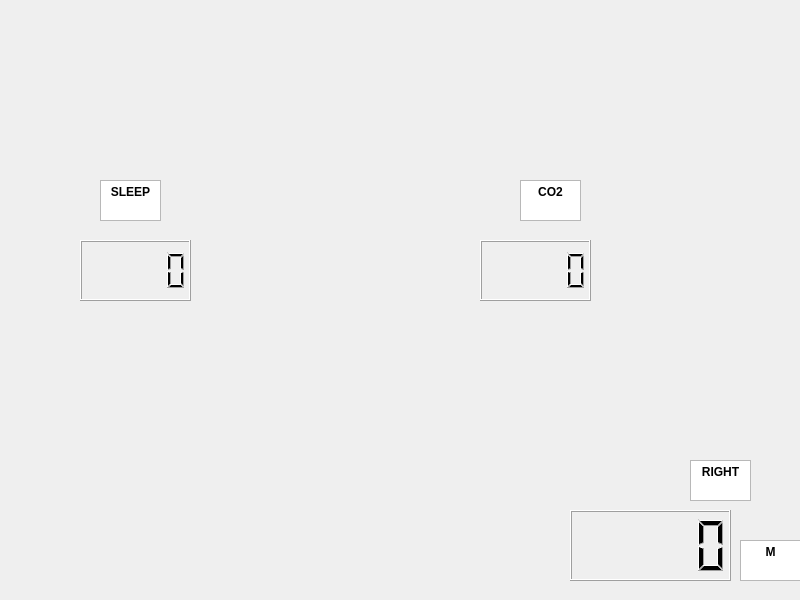
<?xml version="1.0" encoding="UTF-8"?>
<ui version="4.0">
 <class>Widget</class>
 <widget class="QWidget" name="Widget">
  <property name="geometry">
   <rect>
    <x>0</x>
    <y>0</y>
    <width>800</width>
    <height>600</height>
   </rect>
  </property>
  <property name="windowTitle">
   <string>Widget</string>
  </property>
  <widget class="QLCDNumber" name="lcdNumber">
   <property name="geometry">
    <rect>
     <x>80</x>
     <y>240</y>
     <width>111</width>
     <height>61</height>
    </rect>
   </property>
  </widget>
  <widget class="QLCDNumber" name="lcdNumber_2">
   <property name="geometry">
    <rect>
     <x>480</x>
     <y>240</y>
     <width>111</width>
     <height>61</height>
    </rect>
   </property>
  </widget>
  <widget class="QLCDNumber" name="lcdNumber_3">
   <property name="geometry">
    <rect>
     <x>570</x>
     <y>510</y>
     <width>161</width>
     <height>71</height>
    </rect>
   </property>
  </widget>
  <widget class="QTextBrowser" name="textBrowser">
   <property name="geometry">
    <rect>
     <x>520</x>
     <y>180</y>
     <width>61</width>
     <height>41</height>
    </rect>
   </property>
   <property name="html">
    <string>&lt;!DOCTYPE HTML PUBLIC &quot;-//W3C//DTD HTML 4.0//EN&quot; &quot;http://www.w3.org/TR/REC-html40/strict.dtd&quot;&gt;
&lt;html&gt;&lt;head&gt;&lt;meta name=&quot;qrichtext&quot; content=&quot;1&quot; /&gt;&lt;meta charset=&quot;utf-8&quot; /&gt;&lt;style type=&quot;text/css&quot;&gt;
p, li { white-space: pre-wrap; }
hr { height: 1px; border-width: 0; }
li.unchecked::marker { content: &quot;\2610&quot;; }
li.checked::marker { content: &quot;\2612&quot;; }
&lt;/style&gt;&lt;/head&gt;&lt;body style=&quot; font-family:'Sans Serif'; font-size:9pt; font-weight:400; font-style:normal;&quot;&gt;
&lt;p align=&quot;center&quot; style=&quot; margin-top:0px; margin-bottom:0px; margin-left:0px; margin-right:0px; -qt-block-indent:0; text-indent:0px;&quot;&gt;&lt;span style=&quot; font-weight:700;&quot;&gt;CO2&lt;/span&gt;&lt;/p&gt;&lt;/body&gt;&lt;/html&gt;</string>
   </property>
  </widget>
  <widget class="QTextBrowser" name="textBrowser_2">
   <property name="geometry">
    <rect>
     <x>100</x>
     <y>180</y>
     <width>61</width>
     <height>41</height>
    </rect>
   </property>
   <property name="html">
    <string>&lt;!DOCTYPE HTML PUBLIC &quot;-//W3C//DTD HTML 4.0//EN&quot; &quot;http://www.w3.org/TR/REC-html40/strict.dtd&quot;&gt;
&lt;html&gt;&lt;head&gt;&lt;meta name=&quot;qrichtext&quot; content=&quot;1&quot; /&gt;&lt;meta charset=&quot;utf-8&quot; /&gt;&lt;style type=&quot;text/css&quot;&gt;
p, li { white-space: pre-wrap; }
hr { height: 1px; border-width: 0; }
li.unchecked::marker { content: &quot;\2610&quot;; }
li.checked::marker { content: &quot;\2612&quot;; }
&lt;/style&gt;&lt;/head&gt;&lt;body style=&quot; font-family:'Sans Serif'; font-size:9pt; font-weight:400; font-style:normal;&quot;&gt;
&lt;p align=&quot;center&quot; style=&quot; margin-top:0px; margin-bottom:0px; margin-left:0px; margin-right:0px; -qt-block-indent:0; text-indent:0px;&quot;&gt;&lt;span style=&quot; font-weight:700;&quot;&gt;SLEEP&lt;/span&gt;&lt;/p&gt;&lt;/body&gt;&lt;/html&gt;</string>
   </property>
  </widget>
  <widget class="QTextBrowser" name="textBrowser_3">
   <property name="geometry">
    <rect>
     <x>690</x>
     <y>460</y>
     <width>61</width>
     <height>41</height>
    </rect>
   </property>
   <property name="html">
    <string>&lt;!DOCTYPE HTML PUBLIC &quot;-//W3C//DTD HTML 4.0//EN&quot; &quot;http://www.w3.org/TR/REC-html40/strict.dtd&quot;&gt;
&lt;html&gt;&lt;head&gt;&lt;meta name=&quot;qrichtext&quot; content=&quot;1&quot; /&gt;&lt;meta charset=&quot;utf-8&quot; /&gt;&lt;style type=&quot;text/css&quot;&gt;
p, li { white-space: pre-wrap; }
hr { height: 1px; border-width: 0; }
li.unchecked::marker { content: &quot;\2610&quot;; }
li.checked::marker { content: &quot;\2612&quot;; }
&lt;/style&gt;&lt;/head&gt;&lt;body style=&quot; font-family:'Sans Serif'; font-size:9pt; font-weight:400; font-style:normal;&quot;&gt;
&lt;p align=&quot;center&quot; style=&quot; margin-top:0px; margin-bottom:0px; margin-left:0px; margin-right:0px; -qt-block-indent:0; text-indent:0px;&quot;&gt;&lt;span style=&quot; font-weight:700;&quot;&gt;RIGHT&lt;/span&gt;&lt;/p&gt;&lt;/body&gt;&lt;/html&gt;</string>
   </property>
  </widget>
  <widget class="QTextBrowser" name="textBrowser_4">
   <property name="geometry">
    <rect>
     <x>740</x>
     <y>540</y>
     <width>61</width>
     <height>41</height>
    </rect>
   </property>
   <property name="html">
    <string>&lt;!DOCTYPE HTML PUBLIC &quot;-//W3C//DTD HTML 4.0//EN&quot; &quot;http://www.w3.org/TR/REC-html40/strict.dtd&quot;&gt;
&lt;html&gt;&lt;head&gt;&lt;meta name=&quot;qrichtext&quot; content=&quot;1&quot; /&gt;&lt;meta charset=&quot;utf-8&quot; /&gt;&lt;style type=&quot;text/css&quot;&gt;
p, li { white-space: pre-wrap; }
hr { height: 1px; border-width: 0; }
li.unchecked::marker { content: &quot;\2610&quot;; }
li.checked::marker { content: &quot;\2612&quot;; }
&lt;/style&gt;&lt;/head&gt;&lt;body style=&quot; font-family:'Sans Serif'; font-size:9pt; font-weight:400; font-style:normal;&quot;&gt;
&lt;p align=&quot;center&quot; style=&quot; margin-top:0px; margin-bottom:0px; margin-left:0px; margin-right:0px; -qt-block-indent:0; text-indent:0px;&quot;&gt;&lt;span style=&quot; font-weight:700;&quot;&gt;M&lt;/span&gt;&lt;/p&gt;&lt;/body&gt;&lt;/html&gt;</string>
   </property>
  </widget>
 </widget>
 <resources/>
 <connections/>
</ui>
